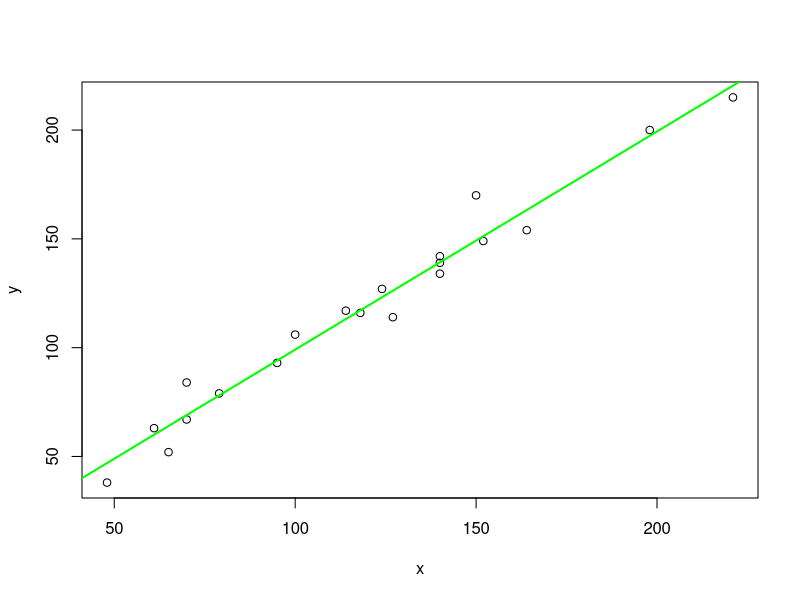
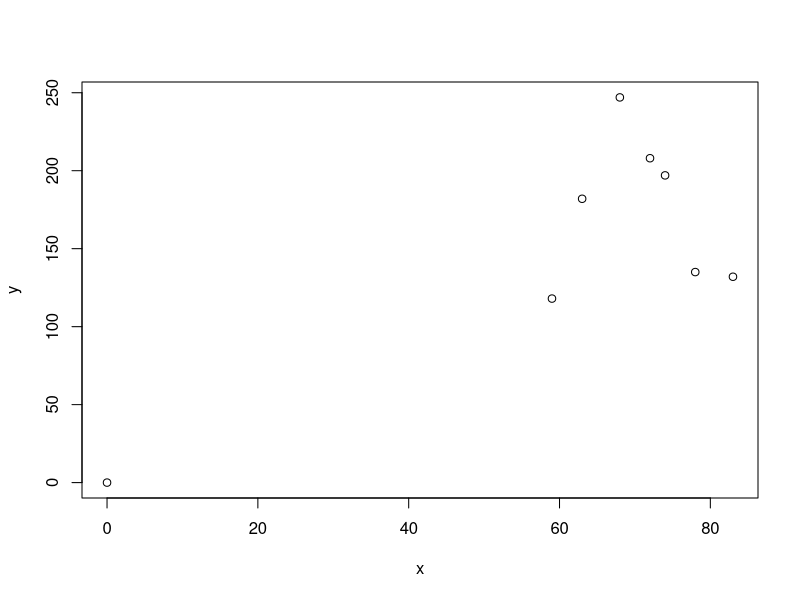
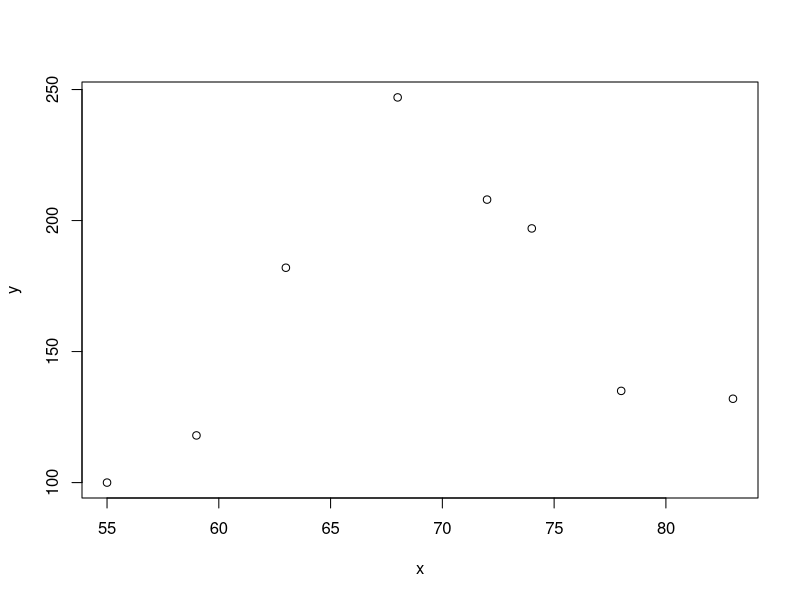
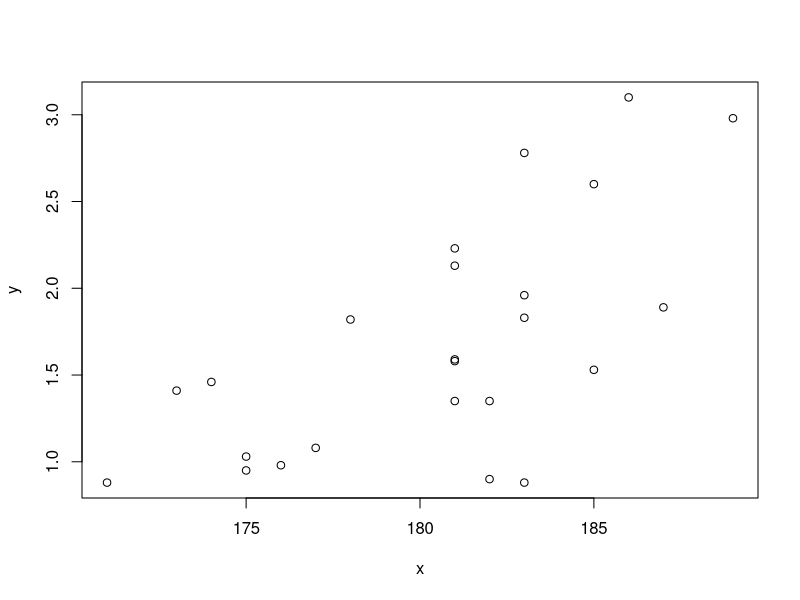

Write the R code that produced these figures, in order. (Note: this script raises an error after producing the figures.)
# Homework 6 (3.6/4.1) 
# 3.6 Poisson distributed if pmf is P(X = x) = p(x; μ) = [e^(-μ)μ^(x)] / x!
# x = 0, 1, 2, … to infinity and where μ > 0 and independent of each other
# E[X] = 𝜇 AND Var[X] = 𝜇 (where 𝜇 is the arrival rate)
# 4.1: Probability Density Functions (pdf’s) and Uniform Distribution
# Let X be a continuous RV with a pdf at f(x) such that we have P(A <= X <= B) = ∫ from a to b of f(x) dx
# to be valid: [ f(x) >= 0 for all x ] AND ALSO [ ∫ from -infinity to infinity of f(x) dx = 1 ]
# X is a uniform RV if its pdf is f(x) = { 1/(b-a) from a <= x <= b and 0 otherwise}
# E[x] = (1/2)(a+b) and Var[x] = (1/12)(b-a)^2
# P(X = constant) = 0

# 1.  A continuous random variable X with the following function.
#     f(x) = {
#            0.05x + 0.3 from 3 ≤ x ≤ 5
#            0		            otherwise
f <- function(x) {
  0.05 * x + 0.3
}
# 1a. Verify that the total area under the density curve is 1.
#     ∫ from 5 to 3 of 0.05x + 0.3 dx = 0.025x^2+0.3x from 5 to 3
#     = 2.125 − 1.125 = 1
# 1b. Calculate P(X ≤ 4): 
integrate(f, 3, 4)
# 1b - part b. How does this probability compare to P(X < 4): 
#             P(X ≤ 4) = P(X < 4)
#             In continuous distributions, the probability of the random variable 
#             being equal to any specific point is zero
# 1c. Calculate P(3.5 ≤ X ≤ 4.5): 
integrate(f, 3.5, 4.5)
# 1c - part b. Calculate P(4.5 < X).
integrate(f, 4.5, 5)$value
# 2. Suppose the reaction temperature X (in °C) has a uniform dist with A = −8 and B = 8.
# 2a. Compute P(X < 0): probability density function (PDF):
#     f(x) = 1 / (B − A) = 1 / [8 − (−8)] = 1 / 16 for −8 ≤ x ≤ 8
f <- function(x) {1/16}
integrate(Vectorize(f), -8, 0)
# 2b. Compute P(−4 < X < 4): 
integrate(Vectorize(f), -4, 4)
# 2c. Compute P(−6 ≤ X ≤ 7): 
integrate(Vectorize(f), -6, 7)
# 2d. For k satisfying −8 < k < k + 4 < 8, compute P(k < X < k + 4): 
#     uniform distribution probability: P(k < X < k+4) = ∫ from k to k+4 of f(x)dx
#     ∫ from k to k+4 of 1 / 16dx = 1/16 |from k to k+4 = 1 / 4
# 3. A college professor never finishes his lecture before the end of the hour 
#    and always finishes his lectures within 2 min after the hour. 
#    Let X = the time that elapses between the end of the hour and the end of the lecture 
#    and suppose the pdf of X is as follows.
#    f(x) = {
#          kx^2 from 0 ≤ x ≤ 2
#          0	    	otherwise
# 3a. Find the value of k:  
#     ∫ from 0 to 2 of kx^2 dx = 1
#     bring k out of the integral ∫ from 0 to 2 of x^2dx = x^3 / 3 | 0 to 2
#     k * 8/3 = 1
#     k = 3/8
# 3b. What is the probability that the lecture ends within 1 min of the end of the hour?
f <- function(x) {
  (3/8) * x^2
}
integrate(f, 0, 1)
# 3c. What is the probability that the lecture continues beyond the hour for between 15 and 30 sec?
integrate(f, 0.25, 0.5)
# 3d. What is the probability that the lecture continues for at least 30 sec beyond the end of the hour?
1 - integrate(f, 0, 0.5)$value
# 4. Poisson distribution
#    The expected number of failures is 1. Then X, the number of failures, has a Poisson distribution with 𝜇 = 1
# 4a. Obtain P(X ≤ 5): 
ppois(5, 1)
# 4b. Determine P(X = 1) from the pmf formula: 
dpois(1, 1)
# 4b - part b. Determine P(X = 1) from the Cumulative Poisson Probabilities table
ppois(1, 1) - ppois(0, 1)
# 4c. Determine P(1 ≤ X ≤ 4): 
ppois(4, 1) - ppois(0, 1)
# 4d.  What is the probability that X exceeds its mean by more than one sd?
#      σ = sqrt(μ) = sqrt(1) = 1
#      μ + σ = 2
#      P(X > 2) = 1 − P(X ≤ 2)
1 - ppois(2, 1)
# 5. Poisson distribution for X. Suppose that 𝜇 = 4.
# 5a. Compute both P(X ≤ 4) and P(X < 4): 
ppois(4, 4)
ppois(3, 4)
# 5b. Compute P(4 ≤ X ≤ 7) : 
ppois(7, 4) - ppois(3, 4)
# 5c. Compute P(7 ≤ X).
1 - ppois(6, 4)
# 5d. What is the probability that the number of anomalies does not exceed the mean by more than one sd?
#     σ = sqrt(μ) = sqrt(4) = 2
#     μ + σ = 4 + 2 = 6
#     P(X ≤ 6)
ppois(6, 4) 
# 6. Poisson process with rate𝛼 = 10 per hour
# 6a. Compute the probability that exactly eleven requests are received during a particular 2-hour period
#     10 per hour * 2 hours = 20 mean 
dpois(11, 20)
# 6b. If the operators of the towing service take a 30 min break for lunch, 
#     what is the probability that they do not miss any calls for assistance? 
dpois(0, 5)
# 6c. How many calls would you expect during their break? 
#     5 calls per 30 minutes from previous answer
# 7. The error involved in making a certain measurement is a continuous rv X with the following pdf.
#   f(x) = {
#          0.09375(4 − x2) from −2 ≤ x ≤ 2
#          0	                  otherwise
f <- function(x) {
  0.09375 * (4 - (x^2))
}
# 7b. Compute P(X > 0) : 
integrate(f, 0, 2)
# 7c. Compute P(−1 < X < 1): 
integrate(f, -1, 1)
# 7d. Compute P(X < −1.2 or X > 1.2)
integrate(f, -2, -1.2)$value + integrate(f, 1.2, 2)$value
# 8. The actual tracking weight of a stereo cartridge that is set to track at 3g 
#    on a particular changer can be regarded as a continuous rv X with the following pdf.
#    f(x) = {
#           k[1 − (x − 3)2] from 2 ≤ x ≤ 4
#           0	    	             otherwise
# 8a. Find the value of k: 3/4
# 8b. What is the probability that the actual tracking weight is greater than the prescribed weight:
f <- function(x) {
  (3/4) * (1 - (x - 3)^2)
}
integrate(f, 3, 4)
# 8c. What is the probability that the actual weight is within 0.4 g of the prescribed weight?
#     P(2.6 < X < 3.4)
integrate(f, 2.6, 3.4)
# 8d. What is the probability that the actual weight differs from the prescribed weight by more than 0.55 g?
#     P(X < 2.45 or X > 3.55) = P(X < 2.45) + P(X > 3.55)
integrate(f, 2, 2.45)$value + integrate(f, 3.55, 4)$value
# 9. Uniform distribution with A = 0.20 and B = 4.25 for the diameter X 
# 9a. Determine the pdf of X: 
#     f(x) = {
#           1 / 4.05 from 0.2 ≤ x ≤ 4.25
#           0	    	             otherwise
# 9b. What is the probability that diameter exceeds 2 mm?
f <- function(x) {1/4.05}
integrate(Vectorize(f), 2, 4.25)
# 9c. What is the probability that diameter is within 2 mm of the mean diameter?
#     μ = (0.2 + 4.25) / 2 = 4.45 / 2 = 2.225
#     2.225 + - 2
#     P(0.225 ≤ X ≤ 4.225)
A <- 0.20
B <- 4.25
mu <- (A + B) / 2
((mu + 2) - (mu - 2)) / (B - A)
# 9d. For any value a satisfying 0.20 < a < a + 2 < 4.25, what is P(a < X < a + 2)?
#     uniform distribution probability: P(a < X < a + 2) = ∫ from a to a+2 of f(x)dx
#     ∫ from a to a+2 of 1 / 4.05dx = 1/4.05 |from a to a+2 = 2 / 4.05

# Homework 7 (4.2 and Ch 12) 
# 4.2 CDF for a continuous RV X is F(x) = P(X ≤ x = ∫ from negative infinity to x of f(y)dy
# CDF of a uniform RV x is: ∫ from negative infinity to x of f(y)dy = ∫ from a to x of 1/(b-a)dy 
#          = y / (b-a) from a to x = [x / (b-a)] - [a/(b-a)] = (x-a) / (b-a)
#          F(x) = piecewise function { 0 where x < a,  (x-a) / (b-a) where a ≤ x ≤ b, 1 where x > b
# CDFs for Probabilities: P(X > a) = 1 - P(X ≤ a) = 1 - F(a)
#                         P(a ≤ X ≤ b) = P(x ≤ b) - P(x ≤ a) = F(b) - F(a)
# To get the PDF from the CDF, derive F(x): 
#                From uniform: F’(x) = d/dx of (x-a)/(b-a) = d/dx of [x/(b-a)] - [a/(b-a)] = [1/(b-a)] - 0
# μsubx = E[X] = ∫ from negative infinity to infinity of x * f(x) dx
# Var[X] = E[X^2] - E[X]^2
# 12.1: Simple Linear Regression Model
# Relationship between x and y: y = beta0 + (beta1 * x)
# Independent x is the predictor, dependent y is the response
# y = beta0 + (beta1 * x) + epsilon
# epsilon is a normally dist RV with E[epsilon] = 0 and Var[epsilon] = sigma^2
# epsilon = residuals -> height of point - height of line = ysubi - [beta0Hat + (beta1Hat * xsubi)]
# ysubi is the observed and [beta0Hat + (beta1Hat * xsubi)] is the predicted
# Sum of Squared Epsilon (SSE) = Sum of Squared Residuals (RSS) -> f(beta0Hat, beta1Hat) = Capital sigma from i=1 to n of [ysubi - [beta0Hat + (beta1Hat * xsubi)]^2
# Minimized values of beta0Hat and beta1Hat found by d RSS / d beta0Hat = Capital sigma of 2 (ysubi - beta0Hat - (beta1Hat * xsubi)*(-1) and setting = 0 AND THEN d RSS / d beta1Hat = Capital sigma of 2 (ysubi - beta0Hat - (beta1Hat * xsubi)*(-xsubi) and setting = 0
# Which results in: n*beta0Hat + Cap sigma(xsubi)beta1Hat =  Cap sigma (ysubi) AND THEN Cap sigma(xsubi)beta0Hat + Cap sigma(xsubi^2)beta1Hat = Cap sigma (xsubi*ysubi)
x <- c(48, 61, 65, 70, 70, 79, 95, 100, 114, 118, 124, 127, 140, 140, 140, 150, 152, 164, 198, 221)
y <- c(38, 63, 52, 67, 84, 79, 93, 106, 117, 116, 127, 114, 134, 139, 142, 170, 149, 154, 200, 215)
plot(x, y)
xbar <- mean(x)
ybar <- mean(y)
b1 <- sum((x-xbar)*(y-ybar)) / sum((x-xbar)^2); b1 # slope, equals SsubXY / SsubXX
b0 <- (sum(y) - b1 * sum(x)) / length(x); b0 # intersect, equals ybar - (beta1Hat*xbar)
model <- lm(y ~ x)
coef(model) # intersect, slope
summary(model)
abline(model, col="green", lwd=2)
rss <- sum((y - predict(model))^2); rss
tss <- sum((y - ybar)^2); tss
1 - (rss/tss)
# Residual standard error: 8.447 is the estimate for sigma^2 aka var (formula: RSS / (n-2))
# Multiple R-squared:  0.9696 where R^2 is the prop or var in the response, aka coeff of determination (formula: R^2 = 1 - (RSS / TSS) and closer to 1 is better)
# total sum of squares (TSS) = total amount of var in response = sigma[(ysubi - ybar)^2]
# R = [ Cap sigma(xsubi - xbar)(ysubi - ybar) ] / [ sqrt(Cap sigma(xsubi - xbar)^2) * sqrt(Cap sigma(ysubi - ybar)^2) ] which simplifies to SsubXY / [ sqrt(SsubXX) * sqrt(SsubYY) ]
# Properties of R: -1 <= r <= 1
#                  r = 1 if x and y are perfectly positively correlated and -1 if negatively correlated
#                  r = 0 means no linear correlation
cor(x, y)

# 1b. Does there appear to be a very strong relationship between the two types 
#     of concentration measurements? Do the two methods appear to be measuring roughly the same quantity?
#     The points fall very close to a straight line with an x-intercept of approximately 
#     0 and a slope of about 1. This suggests that the two methods are producing substantially the same concentration measurements.
# 2. x = temperature and y = elongation (%) at failure
# 2a. Construct a scatterplot in which the axes intersect at (0, 0).
#     Mark 0, 20, 40, 60, 80, and 100 on the horizontal axis 
#     and 0, 50, 100, 150, 200, and 250 on the vertical axis
x <- c(0, 59, 63, 68, 72, 74, 78, 83)
y <- c(0, 118, 182, 247, 208, 197, 135, 132)
plot(x, y) 
# 2b. Construct a scatterplot in which the axes intersect at (55, 100),
#     as was done in the cited article. 
x <- c(55, 59, 63, 68, 72, 74, 78, 83)
y <- c(100, 118, 182, 247, 208, 197, 135, 132)
plot(x, y) 
# Does this plot seem preferable to the one in part (a)? Explain your reasoning.
#      The plot in part (a) is more crowded than the plot in part (b) because of the axes range. 
#      If data points are crowded it can be difficult to see a relationship with the data. 
# 3. An article on estimating 28-day strength of concrete considered regressing 
#    y = 28-day standard-cured strength (psi) against x = accelerated strength (psi). 
#    Suppose the equation of the true regression line is y = 1,790 + 1.5x.
# 3a. What is the expected value (in pounds per square inch) of 28-day strength when accelerated strength = 2,530 psi
y <- 1790 + 1.5*2530; y
# 3c. By how much can we expect 28-day strength (in pounds per square inch) to change when accelerated strength increases by 90 psi
psi <- 1.5*90; psi
# 4. tank temperature (x) and efficiency ratio (y)
x <- c(171, 173, 174, 175, 175, 176, 177, 178, 181, 181, 181, 181, 181, 182, 182, 183, 183, 183, 183, 185, 185, 186, 187, 189)
y <- c(0.88, 1.41, 1.46, 0.95, 1.03, 0.98, 1.08, 1.82, 1.35, 1.58, 1.59, 2.23, 2.13, 0.90, 1.35, 0.88, 1.83, 1.96, 2.78, 1.53, 2.60, 3.10, 1.89, 2.98)
plot(x, y)
# 4a. Determine the equation of the estimated regression line
model <- lm(y ~ x)
coef(model) # intersect, slope
summary(model)
# 4b. Calculate a point estimate for true average efficiency ratio when tank temperature is 183
y <- -15.3810 + 0.0945*183; y
# 4c. Calculate the values of the residuals from the least squares line for the four observations for which temperature is 183
#     (183, 0.88) 
epsilon <- 0.88 - 1.9125; epsilon
#     (183, 2.78)
epsilon <- 2.78 - 1.9125; epsilon
# Why do they not all have the same sign? 
#     These residuals do not all have the same sign because in the cases of the first pair, the observed efficiency ratios were smaller than the predicted value and then larger than the predicted value.
# 4d. What proportion of the observed variation in efficiency ratio can be attributed to the simple linear regression relationship between the two variables?
#     r^2 = 1 - (sse / sst)
sse <- syy - b1Hat*sxy; sse
sst <- syy; sst
rsquared <- 1 - (sse / sst); rsquared
# 5. y = axial strength (MPa) on x = cube strength (MPa)
x <- c(112.3, 97.0, 92.7, 86.0, 102.0, 99.2, 95.8, 103.5, 89.0, 86.7)
y <- c(75.3, 71.5, 57.4, 49.2, 74.6, 73.5, 67.9, 59.2, 58.1, 48.9)
# 5a. Obtain the equation of the least squares line
sum_x <- sum(x); sum_x
sum_y <- sum(y); sum_y
sum_x2 <- sum(x^2); sum_x2
sum_y2 <- sum(y^2); sum_y2
sum_xy <- sum(x*y); sum_xy
sxx <- sum_x2 - ((sum_x^2) / length(x)); sxx
syy <- sum_y2 - ((sum_y^2) / length(y)); syy
sxy <- sum_xy - ((sum_x*sum_y) / length(x)); sxy
b1Hat <- sxy / sxx; b1Hat
b0Hat <- (sum_y / length(x)) - (b1Hat*(sum_x / length(x))); b0Hat
# y <- -31.0429 + 0.9812x
# Interpret the slope. 
#      A one MPa increase in cube strength is associated with an increase in the predicted axial strength equal to the slope.
# 5b. Calculate the coefficient of determination
sse <- syy - b1Hat*sxy; sse
sst <- syy; sst
rsquared <- 1 - (sse / sst); rsquared
# Interpret the coefficient of determination. 
#      The coefficient of determination is the proportion of the observed variation in 
#      axial strength of asphalt samples of this type that can be attributed to its linear relationship with cube strength.
# 5c. Calculate an estimate of the error standard deviation 𝜎 in the simple linear regression model
sdError <- sqrt(sse / (length(x) - 2)); sdError
# Interpret the estimate of the error standard deviation 𝜎 in the simple linear regression model. 
#      The model's prediction for axial strength will typically differ from the specimen's 
#      actual axial strength by an amount within one error standard deviation.
# 6. x = burner-area liberation rate (MBtu/hr-ft2) and y = NOx emission rate (ppm)
x <- c(100, 125, 125, 150, 150, 200, 200, 250, 250, 300, 300, 350, 400, 400)
y <- c(150, 140, 180, 210, 190, 320, 280, 400, 430, 440, 390, 600, 610, 670)
# 6a. Obtain SSE for the data from the defining formula SSE = (yi − ŷi)^2.
sum_x <- sum(x); sum_x
sum_y <- sum(y); sum_y
# xbar <- sum_x / length(x); xbar
# ybar <- sum_y / length(y); ybar
sum_x2 <- sum(x^2); sum_x2
sum_y2 <- sum(y^2); sum_y2
sum_xy <- sum(x*y); sum_xy
sxx <- sum_x2 - ((sum_x^2) / length(x)); sxx
syy <- sum_y2 - ((sum_y^2) / length(y)); syy
sxy <- sum_xy - ((sum_x*sum_y) / length(x)); sxy
b1Hat <- sxy / sxx; b1Hat
b0Hat <- (sum_y / length(x)) - (b1Hat*(sum_x / length(x))); b0Hat
# b0Hat <- (ybar) - (b1Hat*xbar); b0Hat
sse <- sum_y2 - (b0Hat * sum_y) - (b1Hat * sum_xy); sse
# Rounded to two decimal places the value from the computational formula is equal to the defining formula. 
#         Another formula for SSE = Syy - b1Hat*Sxy
# 6b. Calculate the value of total sum of squares
sst <- sum_y2 - ((sum_y^2) / length(y)); sst # NOTE THIS IS ALSO SYY
# Does the simple linear regression model appear to do an effective job of explaining variation in emission rate?
# Assume that a value of r2 greater than 0.85 is large enough to consider the model successful.
sse <- syy - b1Hat*sxy; sse
rsquared <- 1 - (sse / sst); rsquared
# Since r2 = 0.96, the simple linear regression model appears to do an effective job of explaining variation in emission rate. 
# 7. The article "Behavioural Effects of Mobile Telephone Use During Simulated Driving"† 
#    reported that for a sample of 20 experimental subjects, the sample correlation coefficient 
#    for x = age and y = time since the subject had acquired a driving license (yr) was 0.97. 
#    Why do you think the value of r is so close to 1?
# The older a subject is, the more time since they acquired their license.
# 8. Let X denote the amount of time a book on two-hour reserve is actually checked out, 
#    and suppose the cdf is the following: 
#    F(x) = { piecewise
#            0        where x < 0
#            x^2 / 25 where 0 ≤ x < 5 
#            1        where 5 ≤ x
# 8a. Calculate P(X ≤ 2): 
#     Since 2 falls between 0 - 5, use x^2 / 25
#     2^2 / 25 = 4/25 = 0.16
# 8b. Calculate P(1.5 ≤ X ≤ 2): 
#     (1.5^2) / 25 = 0.09
#     0.16 - 0.09 = 0.07
# 8c. Calculate P(X > 2.5): 
#     2.5^2 / 25 = 0.25
#     1 - 0.25 = 0.75
# 8d. What is the median checkout duration mu tilde? [solve 0.5 = F(mu tilde)].
#     0.5 = mu tilde^2 / 25
#     0.5 * 25 = 12.5
#     sqrt(12.5) = 3.535534 = mu tilde
# 8e. Obtain the density function f(x). 
#     f(x) = F'(x) = { 
#                      (2/25)x where 0 ≤ x < 5
#                      0             otherwise
# 8f. Calculate E(X). NOTE: remember E(X) = ∫ from 0 to 5 of x*f(x)dx
#     Add another x to to function
f <- function(x){
  (2/25)*x^2
}
integrate(f, 0, 5) 
ex <- integrate(f, 0, 5)$value; ex
# 8g. Calculate V(X) and 𝜎x: 
g <- function(x){(2/25)*x^3}
ex2 <- integrate(g, 0, 5)$value; ex2 # this is E[X^2]
varx <- ex2 - (ex^2); varx
sdx <- sqrt(varx); sdx
# 8h. If the borrower is charged an amount h(X) = X^2 when checkout duration is X, 
#     compute the expected charge E[h(X)].
#     Playing with the equation E[h(X)] where h(X) = X^2 then E[X^2] which we found as 12.5
# 9. Uniform distribution on the interval (7.5, 18)
# 9a. What are the mean and variance of depth?
meanX <- (7.5 + 18) / 2; meanX
varx <- (18 - 7.5)^2 / 12; varx
sdx <- sqrt(varx); sdx
# 9b. What is the cdf of depth?
#     F(x) = { piecewise
#              0                            x < 7.5
#              (x - 7.5) / (18 - 7.5) where 7.5 ≤ x < 18
#              1		                        18 ≤ x
# 9c. What is the probability that observed depth is at most 10?
#     (10 - 7.5) / (18 - 7.5) = 0.2380952
# 9d. What is the probability that observed depth is between 10 and 15? 
#     (15 - 7.5) / (18 - 7.5) = 0.7142857
#     0.7142857 - 0.2380952 = 0.4761905
# 9e. What is the probability that the observed depth is within 1 sd of the mean?
#     12.75 + 3.031089 = 15.78109
#     12.75 - 3.031089 = 9.718911
#     P(9.72 < X < 15.78)
#     (15.78109 - 7.5) / (18 - 7.5) = 0.7886752
#     (9.718911 - 7.5) / (18 - 7.5) = 0.2113249
#     0.7886752 - 0.2113249 = 0.5773503
# 9f. What is the probability that the observed depth is within 2 sd of the mean?
#     12.75 + (3.031089 * 2) = 18.81218
#     12.75 - (3.031089 * 2) = 6.687822
#     Refer back to the piecewise: 18.8 falls into 1 and 6.7 falls into 0
#     1 - 0 = 1

# Homework 8 (4.3/4.4)
# 4.3: Normal Dist
# A RV X is Normal Dist with mean μ and SD σ, where μ is finite and σ > 0, if the PDF of X is: f(x; μ, 𝛔) = [1 / sqrt(2pi) * σ] * e ^ ( [-(x-μ)2]/[2σ2] )
# The peak is at μ
# Symmetric about μ
# μ determines location, σ determines the spread/flatness
# E[x] = μ and Var[x] = σ^2
# f(x) gets close to 0, but never equals it
# Points of inflection (where the graph changes direction) are at μ +/- σ
# Standard Normal Distribution is with μ = 0 and σ = 1
# The area under the curve is always 1 
# Z is the RV for this distribution, with: Z = (x - μ) / σ where x is the raw score
# Z has a pdf of: f(z; 0, 1) = [ 1 / sqrt(2pi) ] * e^[(-z^2) / 2], where z is defined negative infinity < z < infinity 
# The CDF for Z is Φ(z) = P(Z ≤ z) = ∫ from negative infinity to z of f(y; 0, 1)dy
# If going from a z-score to a raw score, then x = Zσ + μ 
# zsub𝛂 means the area to the right of zsub𝛂 is 𝛂
# 4.4: Exponential Distribution 
# X is an exponential RV, it has a pdf of: f(x; λ) = { λe^(-λx) where x ≥ 0 and 0 otherwise
# Where λ > 0 is the scale parameter, which is the same as (1/β)*e^(-x/β) where β = 1/ λ
# exponential dist is the probability dist of time between events in a Poisson Process, ie a process where events occur independently and with a constant rate
# E[X] = 1 / λ and Var[X] = 1 / λ^2
# E[3x + 5] = E[3x] + E[5] = 3E[x] + 5 = 3*(1/lambda) + 5 remembering the function for E[X] = 1 / λ

# 1. Let Z be a standard normal random variable and calculate the following probabilities, 
#    drawing pictures wherever appropriate
# 1a. P(0 ≤ Z ≤ 2.01): 
pnorm(2.01) - pnorm(0) 
# 1d. P(−2.90 ≤ Z ≤ 2.90): 
pnorm(2.90) - pnorm(-2.90)
# 1e. P(Z ≤ 1.67): 
pnorm(1.67)
# 1f. P(−1.45 ≤ Z): 
1 - pnorm(-1.45)
# 1j. P(|Z| ≤ 2.50): 
pnorm(2.50) - pnorm(-2.50)
# 2. In each case, determine the value of the constant c that makes
#    the probability statement correct
# 2a. Φ(c) = 0.9826
qnorm(0.9826)
# 2b. P(0 ≤ Z ≤ c) = 0.3106
#     P(Z ≤ 0) = 0.5, since the mean of the standard normal distribution is 0.
#     P(0 ≤ Z ≤ c) = P(Z ≤ c) − P(Z ≤ 0), which is:
#     P(Z ≤ c) = P(0 ≤ Z ≤ c) + P(Z ≤ 0) = 0.3106 + 0.5 = 0.8106
qnorm(0.8106)
# 2c. P(c ≤ Z) = 0.1314
qnorm(1 - 0.1314)
# 2d. P(−c ≤ Z ≤ c) = 0.6424
#     P(−c ≤ Z ≤ c) = CDF:P(−c ≤ Z ≤ c) = P(Z ≤ c) − P(Z ≤ −c)
#     Then, because of the symmetry around 0: P(Z ≤ −c) = 1 − P(Z ≤ c)
#     So P(Z ≤ c) − (1 − P(Z ≤ c)) = 0.6424 
#     Which simplifies to: 2P(Z ≤ c) − 1 = 0.6424
#     Solving for P(Z ≤ c): 2P(Z ≤ c) = 1 + 0.6424 = 1.6424
#     And P(Z ≤ c) = 1.64242 = 0.8212
qnorm(0.8212)
# 2e. P(c ≤ |Z|) = 0.0128
#     2(1 − P(Z ≤ c)) = 0.0128
#     1 − P(Z ≤ c) = 0.01282 = 0.0064
#     P(Z ≤ c)= 1 − 0.0064 = 0.9936
qnorm(0.9936)
# 3. Find the following percentiles for the standard normal distribution. 
#    Interpolate where appropriate.
# 3a. 91st: 
qnorm(0.91)
# 3e. 11th: 
qnorm(0.11)
# 4. Determine z𝛼 for the following of 𝛼.
# 4a. 𝛼 = 0.0099
qnorm(1 - 0.0099)
# 4c. 𝛼 = 0.657
qnorm(1 - 0.657)
# 5. Suppose the force acting on a column that helps to support a building is a 
#    normally distributed random variable X with mean 13.0 kips and sd 1.50 kips
# 5a. P(X ≤ 13): 
pnorm(13, 13, 1.5) # value, mean, sd
# 5c. P(X ≥ 5.5): 
1 - pnorm(5.5, 13, 1.5)
# 5e. P(|X − 13| ≤ 2) = P(13−2 ≤ X ≤ 13+2): 
pnorm(15, 13, 1.5) - pnorm(11, 13, 1.5)
# 6. Suppose the maximum speed of a moped is normally distributed with mean 46.8 km/h 
#    and sd 1.75 km/h.
# 6a. What is the probability that maximum speed is at most 50 km/h?
pnorm(50, 46.8, 1.75)
# 6b. What is the probability that maximum speed is at least 48 km/h? 
1 - pnorm(48, 46.8, 1.75)
# 6c. What is the probability that maximum speed differs from the mean by at most 1.5 sd?
pnorm(46.8+1.5*1.75, 46.8, 1.75) - pnorm(46.8-1.5*1.75, 46.8, 1.75)
# 7. normally distributed with 𝜇 = 0.50 and 𝜎 = 0.06
# 7a. What is the probability that the concentration exceeds 0.60? 
1 - pnorm(0.6, 0.5, 0.06)
# 7b. What is the probability that the concentration is at most 0.30?
pnorm(0.3, 0.5, 0.06)
# 7c. How would you characterize the largest 5% of all concentration values? 
qnorm(0.95, 0.5, 0.06)
# 8. normally distributed with mean 27 mm and sd 7.6 mm.
# 8a. What is the probability that defect length is at most 20 mm? Less than 20 mm? 
pnorm(20, 27, 7.6) # they're the same 
# 8b. What is the 75th percentile of the defect length distribution, 
#     the value that separates the smallest 75% of all lengths from the largest 25%?
qnorm(0.75, 27, 7.6)
# 8c. What is the 15th percentile of the defect length distribution?
qnorm(0.15, 27, 7.6)
# 8d. What values separate the middle 80% of the defect length distribution from the smallest 10% and the largest 10%?
qnorm(0.10, 27, 7.6)
qnorm(0.90, 27, 7.6)
# 9. If bolt thread length is normally distributed, what is the probability that the thread length of a randomly selected bolt is 
# 9a. Within 1.5 SDs of its mean value?
pnorm(10+1.5*2, 10, 2) - pnorm(10-1.5*2, 10, 2) # example mean and sd values
# 9b. Farther than 1.7 SDs from its mean?
1 - (pnorm(10+1.7*2, 10, 2) - pnorm(10-1.7*2, 10, 2))
# 9c. Between 1 and 2 SDs from its mean value?
between1 <- pnorm(10+1*2, 10, 2) - pnorm(10-1*2, 10, 2)
between2 <- pnorm(10+2*2, 10, 2) - pnorm(10-2*2, 10, 2)
between2 - between1
# 10. Let X = the time between two successive arrivals at the drive-up window of a local bank. 
#     If X has an exponential distribution with 𝜆 = 1, (which is identical to a standard gamma distribution with 𝛼 = 1), 
# 10a. The expected time between two successive arrivals: 
# E[x] for exponential distribution = 1 / 𝜆 = 1
# 10b. The standard deviation of the time between successive arrivals
# Var[X] = 1 / (λ^2)
sqrt(1)
# 10c. P(X ≤ 4): 
pexp(4, 1)
# 10d. P(1 ≤ X ≤ 5): 
pexp(5, 1) - pexp(1, 1)
# 11. X has an exponential distribution with parameter 𝜆 = 0.01437.
# 11a. What is the probability that the distance is at most 100 m? Between 100 and 200 m?
pexp(100, 0.01437)
pexp(200, 0.01437) - pexp(100, 0.01437)
# 11b. What is the probability that distance exceeds the mean by more than 2 sd?
expX <- 1 / 0.01437; expX
varX <- 1 / (0.01437^2)
sqrt(varX)
exp(-0.01437 * (69.58942+2*69.58942))
# 11c. What is the value of the median distance?
medianDist <- log(2) / 0.01437; medianDist # formula for median of exp dist
# 12. Exponential distribution with mean 2.855
# 12a. least 2 hours? At most 3 hours? Between 2 and 3 hours?
lambdaX <- 1 / 2.855; lambdaX
1 - pexp(2, lambdaX)
pexp(3, lambdaX)
pexp(3, lambdaX) - pexp(2, lambdaX)
# 12b. What is the probability that rainfall duration exceeds the mean by more than 3 sd?
exp(-lambdaX * (2.855+3*2.855))
# 12c. What is the probability that it is less than the mean by more than one sd?
#      Probability that the duration is less than: μ − σ = 2.855 − 2.855 = 0
#      and P(X < 0) = 0

# Homework 9 (5.3/5.4/7.1)
# 5.3 and 5.4: Sampling Distribution of the Mean
# μ = (1 + 2 + ... + n) / n, σ = sqrt[ Σ(x-μ)2 / N ]
# Central Limit Theorem (CLT): xbar is approximately normal if: [Population is normal] OR [n ≥ 30 (or sometimes 40 in the book)]
# μxbar = μ and σxbar = σ / sqrt(n) and σxbar is also the standard error of the mean 
# 7.1: Properties of Confidence Intervals (CIs)
# C% of the CIs constructed will contain the true value of the parameter
# Format: Point estimate +/- Margin of Error (ME) where Point Estimate is xbar 
# Margin of Error formula = Critical Value * Standard Error where Critical Value is Zα/2 and Standard Error is σ / sqrt(n)
# for the CI for μ with σ known
# ex. SRS of 31 typists with xbar = 80 cm. Assume normal and σ = 2 cm. Find a 95% CI for μ
qnorm(0.95+0.025) # gives the z score (100% - 95% = 0.05 and then /2 to get each tail)
80 + c(-1, 1)*qnorm(0.95+0.025)*(2 / sqrt(31))

# 1. mean and sd are 70 GPa and 1.6 GPa
# 1a. If X is the sample mean for a random sample of n = 16 sheets, 
#     where is the sampling distribution of X centered, and what is the sd of the X distribution? 
# sample mean is the same as the population mean
# sd of sample = sd of pop / sqrt(n)
sepop <- 1.6 / sqrt(16); sepop
# 1b. a sample size of n = 256 sheets
sepop <- 1.6 / sqrt(256); sepop
# 1c. For which of the two random samples is X more likely to be within 1 GPa of 70 GPa
# X is more likely to be within 1 GPa of the mean in part (b) due to the decreased variability of X with a larger sample size.
# 2. mean and sd are 70 GPa and 1.6 GPa with normal distribution
# 2a. Calculate P(69 ≤ X ≤ 71) when n = 9.
sepop <- 1.6 / sqrt(9); sepop
pnorm(71, 70, sepop) - pnorm(69, 70, sepop) # value, mean, sd
# 2b. How likely is it that the sample mean diameter exceeds 71 when n = 16?
sepop <- 1.6 / sqrt(16); sepop
1 - pnorm(71, 70, sepop)
# 3. mean of 50 and a sd of 1.4
# 3a. If normal, probability the sample mean for a random sample of 11 is at least 51?
sepop <- 1.4 / sqrt(11); sepop
1 - pnorm(51, 50, sepop)
# 3b. (approximate) probability the sample mean for a random sample of 37 is at least 51?
sepop <- 1.4 / sqrt(37); sepop
1 - pnorm(51, 50, sepop) # the answer was 0?
# 4. normally distributed with mean 2.62 and sd 0.82
# 4a. If a random sample of 25 specimens is selected, probability that the sample average density is at most 3.00? 
#     Between 2.62 and 3.00?
sepop <- 0.82 / sqrt(25); sepop
pnorm(3.00, 2.62, sepop)
pnorm(3.00, 2.62, sepop) - pnorm(2.62, 2.62, sepop)
# 4b. How large a sample size would be required to ensure that the first probability in part (a) is at least 0.99?
sepop <- 0.82 / sqrt(26); sepop # playing with n here 
pnorm(3.00, 2.62, sepop)
# 5. mean of 9,900 psi and a sd of 502 psi
# 5a. probability that the sample mean for a random sample of 40 rivets is between 9,800 and 10,100?
sepop <- 502 / sqrt(40); sepop
pnorm(10100, 9900, sepop) - pnorm(9800, 9900, sepop)
# 5b. If the sample size had been 15, could the probability requested in part (a) be calculated?
# No, n should be greater than 30 in order to apply the Central Limit Theorem.  
# 6. 𝜇 = true average (i.e., population mean)
#    CI: (117.6, 118.4)      (117.4, 118.6) 
# 6a. What is the value of the sample mean
xbar1 <- (117.6+118.4) / 2; xbar1
xbar2 <- (117.4+118.6) / 2; xbar2
# 6b. Both intervals were calculated from the same sample data. The confidence level for one of these intervals is 90% 
#     and for the other is 99%. Which of the intervals has the 90% confidence level, and why? 
# The first interval has the 90% confidence level because it is a narrower interval. 
# The first interval is narrower (width = 0.8), and the second interval is wider (width = 1.2).
# Wider intervals correspond to higher confidence levels
# 7. random sample of 50 bottles, 𝜇 denote the average for the population, 95% CI is (7.9, 9.3)
# 7a. Would a 90% confidence interval calculated from this same sample have been narrower or wider than the given interval?
#     The 90% would be narrower since the z critical value for 90% is smaller than the z critical value for 95%.
# 7b. There is a 95% chance that 𝜇 is between 7.9 and 9.3. Is this statement correct?
#     It is not a correct statement. We are 95% confident in the general procedure for creating the interval, but the mean may or may not be enclosed in this interval.
# 7c. We can be highly confident that 95% of all bottles of this type of cough syrup have an alcohol content that is between 7.9 and 9.3. Is this statement correct?
#     It is not a correct statement. The interval is an estimate for the population mean, not a boundary for population values.
# 7d. If the process of selecting a sample of size 50 and then computing the corresponding 95% interval is repeated 100 times, 95 of the resulting intervals will include 𝜇. Is this statement correct?
#     It is not a correct statement. We expect 95 out of 100 intervals will contain the mean, but we don't know this to be true. 
# 8. 𝜇 (watts) current is held at 10 amps for a speed of 1500 rpm. 
#    Assume that stray-load loss is normally distributed with 𝜎 = 3.1
# 8a. Compute a 95% CI for 𝜇 when n = 25 and xbar = 59.2.
zAlpha <- qnorm(1 - (1 - 0.95)/2); zAlpha # confidence level
sepop <- 3.1 / sqrt(25); sepop # sigma and n
marginError <- sepop * zAlpha
lower <- 59.2 - marginError; lower # xbar
upper <- 59.2 + marginError; upper # xbar
# 8d. Compute an 82% CI for 𝜇 when n = 100 and xbar = 59.2.
zAlpha <- qnorm(1 - (1 - 0.82)/2); zAlpha
sepop <- 3.1 / sqrt(100); sepop
marginError <- sepop * zAlpha
lower <- 59.2 - marginError; lower
upper <- 59.2 + marginError; upper
# 8e. How large must n be if the width of the 99% interval for 𝜇 is to be 1.0?
zAlpha <- qnorm(1 - (1 - 0.99)/2); zAlpha
sepop <- 3.1 / sqrt(260); sepop
marginError <- sepop * zAlpha
lower <- 59.2 - marginError; lower
upper <- 59.2 + marginError; upper
total <- upper - lower; total # looking for n about 260
# 9. The following observations are lifetimes (days) subsequent to diagnosis for individuals suffering from blood cancer (43 results)
# 9a. Can a confidence interval for true average lifetime be calculated without assuming anything about the nature of the lifetime distribution?
#     Yes, the sample size is large enough for the confidence interval to be reasonable.
# 9b. Calculate and interpret a confidence interval with a 99% confidence level for true average lifetime. 
#     [Hint:xbar = 1192.0 and s = 506.5.
zAlpha <- qnorm(1 - (1 - 0.99)/2); zAlpha
sepop <- 506.5 / sqrt(43); sepop
marginError <- sepop * zAlpha
lower <- 1192.0 - marginError; lower
upper <- 1192.0 + marginError; upper
# We are 99% confident that this interval contains the true population mean.
# 10. normally distributed with true sd 0.76. 
# 10c. How large a sample size is necessary if the width of the 95% interval is to be 0.3?
zAlpha <- qnorm(1 - (1 - 0.95)/2); zAlpha
sepop <- 0.76 / sqrt(100); sepop
marginError <- sepop * zAlpha
lower <- 4.56 - marginError; lower
upper <- 4.56 + marginError; upper
total <- upper - lower; total
# 10d. What sample size is necessary to estimate true average porosity to within 0.24 with 99% confidence?
zAlpha <- qnorm(1 - (1 - 0.99)/2); zAlpha
marginError <- 0.24
sd <- 0.76
n <- (zAlpha * sd / marginError)^2; n # solving for n
# 11. normally distributed with 𝜎 = 100
# 11a. if a sample of 25 modified bars resulted in a sample average yield point of 8446 lb, compute a 90% CI for the true average yield point
zAlpha <- qnorm(1 - (1 - 0.90)/2); zAlpha
sepop <- 100 / sqrt(25); sepop
marginError <- sepop * zAlpha
lower <- 8446 - marginError; lower
upper <- 8446 + marginError; upper
# 11b. How would you modify the interval in part (a) to obtain a confidence level of 94%?
#      The value of z would have to be changed
zAlpha <- qnorm(1 - (1 - 0.94)/2); zAlpha # from 0.90 to 0.94

# Homework 10 (7.1/7.3)
# 7.3/7.4: CIs Based on Normal Population
# when we don’t have σ but have a small sample size, use t with degrees of freedom (df) = n-1, instead of z
# T = ( xbar - μ ) / ( s * sqrt(n) ) with df = n-1
# z = tall peak, t25 = df = 25 medium peak, t5 = df = 5 low peak
# z: If your population is normal AND you know the population sd (σ) 
# If the population is not normal (or you do not know): 
#    z: If the sample size is at LEAST 40, use z
#    DO NOTHING: If the sample size is less than 40, cannot do anything 
# t: If your population is normal AND σ is not known (meaning sample s is known)
# a CI for μ using t: xbar +/- tofα/2anddf * [ s / sqrt(n) ] where ME = tofα/2anddf * [ s / sqrt(n) ]
# Upper CI: xbar + tα * [ s / sqrt(n) ] (notice it is not tsubalpha/2)
# Lower CI: xbar - tα * [ s / sqrt(n) ] (notice it is not tsubalpha/2)
# CI for proportion, p: 
#   Point Estimate: pwithhat = x / n
#   x is the number of successes
#   n is the sample size
# Critical Value: zα/2
# Standard Error: sqrt ([ pwithhat (1 - pwithhat) ] / n )
# Margin or Error: zα/2 * sqrt ([ pwithhat (1 - pwithhat) ] / n )
# CI for p: pwithhat +/- zα/2 * sqrt ([ pwithhat (1 - pwithhat) ] / n )
# Requirements: SRS AND ALSO n*pwithhat ≥ 10 AND ALSO n * (1-pwithhat) ≥ 10
# If there is no estimate for pwithhat, use pwithhat = 0.5, a “worst case” estimate

# 1. Determine the values of the following quantities.
# 1a. t0.10, 10 
qt(.90, 10)
# 1e. t0.005, 60
qt(1-0.005, 60)
# 2. Determine the t critical value(s) that will capture the desired t-curve area in each of the following cases. 
#    (Assume that central areas are centered at t = 0)
# 2a. Central area = 0.95, df = 15
qt((1-0.95)/2, 15)
# 2e. Upper-tail area = 0.01, df = 20
qt(1-0.01, 20)
# 2f. Lower-tail area = 0.025, df = 5
qt(0.025, 5)
# 3a. Construct a boxplot of the data
x <- c(417, 421, 422, 423, 426, 428, 430, 435, 436, 439, 445, 446, 449, 451, 455, 463, 464)
boxplot(x, horizontal=TRUE)$stats
# there are no outliers, little to no skew, and centered around 438
# 3b. Is it plausible that the given sample observations were selected from a normal distribution? Yes
# 3c. Calculate a two-sided 95% confidence interval for true average degree of polymerization
meanX <- mean(x); meanX 
sdX <- sd(x); sdX
meanX + c(-1, 1) * qt((1+0.95)/2, 17-1) * sdX / sqrt(17) # this gives the CI
# 3d. Does the interval suggest that 439 is a plausible value for true average degree of polymerization: Yes
# 3e. Does the interval suggest that 450 is a plausible value? No
# 4. 54% of 2345 American adults surveyed
# 4a. Calculate and interpret a CI at the 99% confidence level for the proportion
n <- 2345; n
x <- 0.54 * 2345; x
CI <- 99 / 100; CI
pHat <- x / n; pHat
zAlpha <-qnorm((1 + 0.99) / 2); zAlpha
pHat + zAlpha * sqrt(pHat * (1-pHat) / n)
pHat - zAlpha * sqrt(pHat * (1-pHat) / n)
# We are 99% confident that this interval contains the true population proportion. 
# 4b. What sample size would be required for the width of a 99% CI to be at most 0.06 irrespective of the value of p̂? 
n <- 1850
pHat <- 0.5 # irrespective of pHat
zAlpha <-qnorm((1 + 0.99) / 2); zAlpha
(pHat + zAlpha * sqrt(pHat * (1-pHat) / n)) - (pHat - zAlpha * sqrt(pHat * (1-pHat) / n))
# 6. Sample of 54 resulted in a sample average of 8.14 and a sample sd of 1.45.
# 6a. 95% CI
8.14 + c(-1, 1) * qt((1+0.95)/2, 54-1) * 1.45 / sqrt(54) 
# We make no assumptions about the distribution of percentage elongation.
# 8. 10 amps for a speed of 1500 rpm. normally distributed with 𝜎 = 2.3
# 8a. Compute a 95% CI for 𝜇 when n = 25 and x = 52.0.
zAlpha <- qnorm(1 - (1 - 0.95)/2); zAlpha # confidence level
sepop <- 2.3 / sqrt(25); sepop # sigma and n
marginError <- sepop * zAlpha
lower <- 52.0 - marginError; lower # xbar
upper <- 52.0 + marginError; upper # xbar
# 11. The following observations are lifetimes (days) subsequent to diagnosis for individuals suffering from blood cancer
x <- c(116, 181, 256, 419, 442, 462, 517, 739, 744, 789, 808, 866, 924, 983, 1025, 1063, 1063, 1165, 1191, 1222, 1222, 1252,
       1278, 1290, 1358, 1369, 1409, 1455, 1479, 1519, 1578, 1578, 1599, 1604, 1606, 1697, 1736, 1799, 1815, 1852, 1899, 1926, 1966)
length(x)
boxplot(x, horizontal=TRUE)$stats
# Yes, the sample size is large enough for the confidence interval to be reasonable.
# 11b. xbar = 1192.1 and s = 506.5
mean(x) + c(-1, 1) * qt((1+0.99)/2, length(x)-1) * sd(x) / sqrt(length(x))
# We are 99% confident that this interval contains the true population mean.     

# SOME RANDOM CLASS NOTES: 
# n = (2*2.58*(0.79/0.44))^2 
# 2.575829 is the z for 99% conf
# true standard deviation 0.79
# estimate true average porosity to within 0.22 (doubled to be 0.44 which is width)

# something about mean: when you interpret, you need context
# from a SRS of 64 students, the avg test score was 24 with a sd of 5. 
# find an 85% CI for the mean where the mean: the avg of the test scores
#      FOR THIS USE T because we do NOT have the pop sd
25 + c(-1, 1) * qt((1+0.85)/2, 64-1) * 5 / sqrt(64) # this gives the CI
# we are 85% confident that the true average test score is between 24.81784 and 25.18216

# one-sided, upper
25 + qt(0.85, 64-1) * 5 / sqrt(64)
# we are 85% confident that the true average test score is below 25.65315

# # one-sided, lower
25 - qt(0.85, 64-1) * 5 / sqrt(64)
# we are 85% confident that the true average test score is above 24.34685

# proportion CI
# 75 out of 200 students prefer beef over chicken
# find 97% CI for p
p <- 75 / 200; p
p + c(-1, 1) * qnorm((1 + 0.97) / 2) * sqrt(p * (1-p) / 200)
# we are 97% confident that the true proportion of students who prefer beef over chicken is between 0.300712 and 0.449288

# finding n when given ME (for mu)
# width = 2*me so something like width = 10 means me = 5
# me = zofalpha/2 * sigma / sqrt(n)
# n = (zofalpha/2 * sigma / me)^2, rounding up to the next int
# let me = 0.1
ceiling( (qnorm(1.85/2) * 5 / 0.91) ^2 ) # remember that qnorm gives z
# if given width, me = width / 2
# qnorm(0.90, mean, sd) = raw score
# z represents the number of sd away from the mean that the raw score (x) is
# if z = 1.3 then the raw score is 1.3sd ABOVE the mean 
# if z is negative then below the mean 

# ywithhat is the predicted value of y based on the model.
# r measures the strength and direction of the relationship between x and y. lines 191-193
# r2 measures how much of the variability in y is explained by the model.

# ~~~~~~~~~~~~~~~~~~~~TEST ~~~~~~~~~~~~~~~~~~~~ #
# 1a. 
f <- function(x) {
  2/25 * x
}
integrate(f, 0, 5)
# 1b. 
integrate(f, 3, 5)
# 1c. 
integrate(f, 3.75, 5)
# 1d. 
f <- function(x){
  (2/25)*x^2
  }
integrate(f, 0, 5) 
ex <- integrate(f, 0, 5)$value; ex


# 2a. 
qt((1-0.95)/2, 195)
# 2b. 
qt((1+0.95)/2, 196-1) * 3.31 / sqrt(196)
3.31 / sqrt(196)
# 2c. 
# from a SRS of 64 students, the avg test score was 24 with a sd of 5. 
# find an 85% CI for the mean where the mean: the avg of the test scores
#      FOR THIS USE T because we do NOT have the pop sd
51.64 + c(-1, 1) * qt((1+0.95)/2, 196-1) * 3.31 / sqrt(196) # this gives the CI
# we are 85% confident that the true average test score is between 24.81784 and 25.18216

# 3a. 
# CI for proportion, p: 
#   Point Estimate: pwithhat = x / n
#   x is the number of successes
#   n is the sample size
# Critical Value: zα/2
# Standard Error: sqrt ([ pwithhat (1 - pwithhat) ] / n )
# Margin or Error: zα/2 * sqrt ([ pwithhat (1 - pwithhat) ] / n )
p <- 278 / 356; p
qnorm((1+0.90)/2) * sqrt(p * (1-p) / 356)
# 3b. 
p + qnorm(0.90) * sqrt(p * (1-p) / 356)
# 3c. 
# n = (zofalpha/2 * sigma / me)^2, rounding up to the next int
# let me = 0.1
ceiling( (qnorm(1.90/2) * 5 / 0.03) ^2 ) # remember that qnorm gives z


# 4a. 
pnorm(24+1.1*5, 24, 5) - pnorm(24-1.1*5, 24, 5) 
# 4b. 
between1 <- pnorm(24+1*5, 24, 5) - pnorm(24-1*5, 24, 5)
between2 <- pnorm(24+2*5, 24, 5) - pnorm(24-2*5, 24, 5)
between2 - between1
# 4c. 
sepop <- 5 / sqrt(16); sepop
pnorm(23.24, 24, sepop) - pnorm(22.5, 24, sepop) # value, mean, sd
# 4d. 
pnorm(1.2, 24, sepop)
